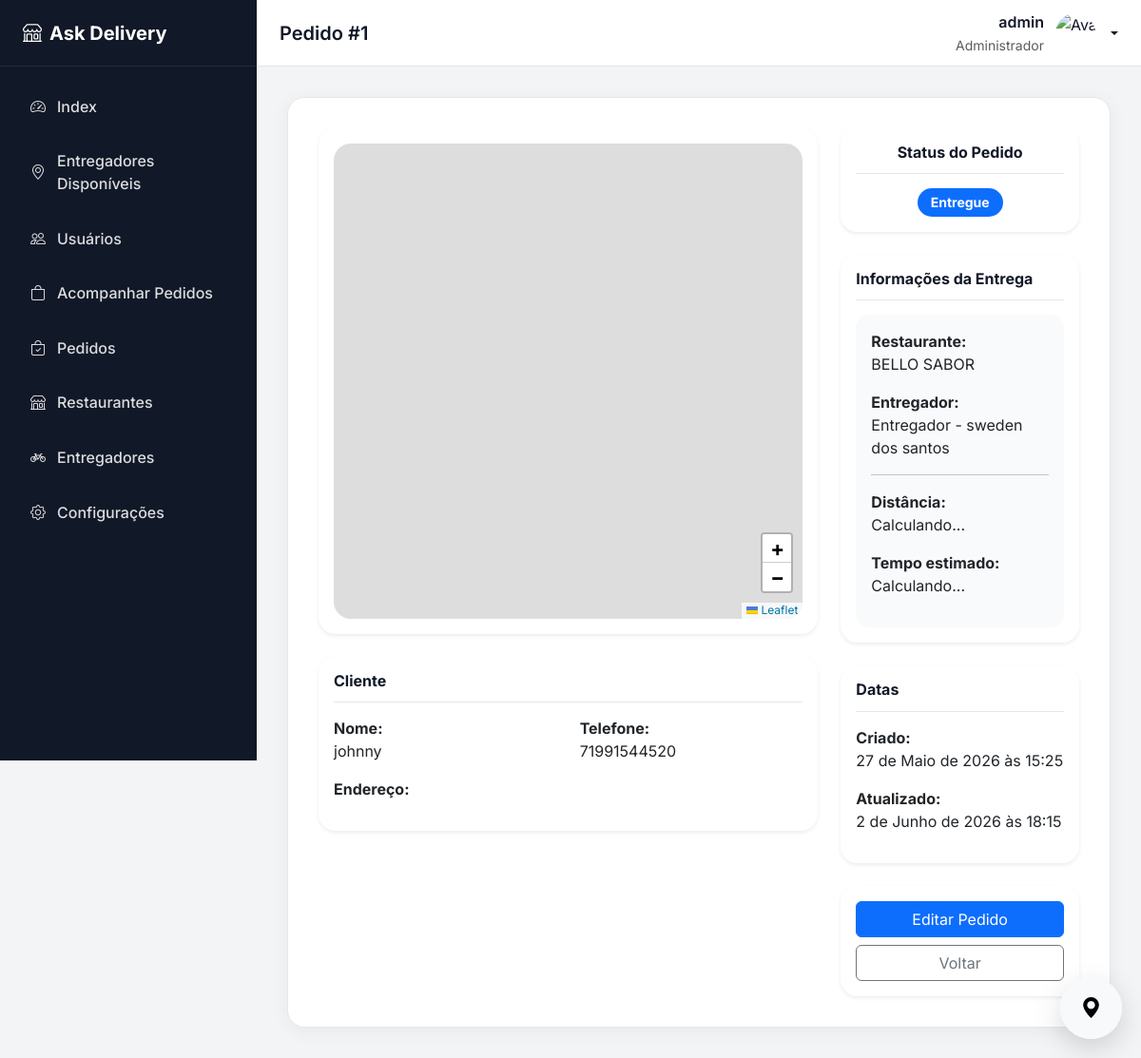
The page /orders/orders/detail/1/ (signed in) on the database its author committed.
### orders/models.py (models this page shows, shortened)
class Order(models.Model):
    class Status(models.TextChoices):
        CREATED = 'created', 'Criado'
        APPROVED = 'approved', 'Aprovado pelo restaurante'
        ACCEPTED = 'accepted', 'Aceito pelo entregador'
        PICKING = 'picking', 'Em coleta'
        IN_TRANSIT = 'in_transit', 'Em rota'
        DELIVERED = 'delivered', 'Entregue'
        CANCELED = 'canceled', 'Cancelado'
    customer_name = models.CharField(max_length=150)
    customer_phone = models.CharField(max_length=20, blank=True, null=True)
    latitude = models.DecimalField(max_digits=15, decimal_places=10)
    longitude = models.DecimalField(max_digits=15, decimal_places=10)
    status = models.CharField(
        max_length=20,
        choices=Status.choices,
        default=Status.CREATED
    )
    restaurante = models.ForeignKey(
        Restaurante,
        related_name='orders_restaurante',
        on_delete=models.CASCADE,
    )
    entregador = models.ForeignKey(
        Entregador,
        on_delete=models.SET_NULL,
        null=True,
        blank=True,
        related_name='orders'
    )
    cliente = models.ForeignKey(
        Cliente,
        on_delete=models.SET_NULL,
        null=True,
        blank=True,
    )
    cep = models.CharField(max_length=9, blank=True)
    rua = models.CharField(max_length=200)
    numero = models.CharField(max_length=20)
    complemento = models.CharField(max_length=200, blank=True)
    bairro = models.CharField(max_length=100)
    cidade = models.CharField(max_length=100)
    estado = models.CharField(max_length=2)
    created_at = models.DateTimeField(auto_now_add=True)
    updated_at = models.DateTimeField(auto_now=True)

### core/models.py (models this page shows)
class User(AbstractUser):
    telefone = models.CharField(max_length=20, blank=True)
    email = models.EmailField(unique=True)
    USERNAME_FIELD = 'email'
    REQUIRED_FIELDS = ['username']

class Restaurante(models.Model):
    usuario = models.OneToOneField(
        Usuario,
        on_delete=models.CASCADE,
        related_name='restaurante'
    )
    nome_fantasia = models.CharField(max_length=200)
    razao_social = models.CharField(max_length=200, blank=True)
    cnpj = models.CharField(max_length=18)
    descricao = models.TextField(blank=True)
    telefone_comercial = models.CharField(max_length=20)
    aberto = models.BooleanField(default=False)
    ativo = models.BooleanField(default=True)
    taxa_entrega = models.DecimalField(max_digits=10, decimal_places=2, default=0)
    tempo_preparo_min = models.IntegerField(default=30)
    latitude = models.DecimalField(max_digits=15, decimal_places=10, null=True, blank=True)
    longitude = models.DecimalField(max_digits=15, decimal_places=10, null=True, blank=True)
    aceita_retirada = models.BooleanField(default=True)
    def __str__(self):
        return self.nome_fantasia

class Entregador(models.Model):
    usuario = models.OneToOneField(
        Usuario,
        on_delete=models.CASCADE,
        related_name='entregador'
    )
    cpf = models.CharField(max_length=14)
    cnh = models.CharField(max_length=20, blank=True)
    data_nascimento = models.DateField(blank=True, null=True)
    sexo = models.CharField(max_length=20, choices=SEXO, blank=True, null=True)
    tipo_veiculo = models.CharField(max_length=20, choices=TIPO_VEICULO)
    placa = models.CharField(max_length=10, blank=True)
    status = models.CharField(
        max_length=20,
        choices=STATUS,
        default='OFFLINE'
    )
    latitude = models.DecimalField(max_digits=9, decimal_places=6, null=True, blank=True)
    longitude = models.DecimalField(max_digits=9, decimal_places=6, null=True, blank=True)
    ultima_localizacao = models.DateTimeField(null=True, blank=True)
    disponivel = models.BooleanField(default=False)
    aprovado = models.BooleanField(default=False)
    def __str__(self):
        return f'Entregador - {self.usuario}'

class Usuario(models.Model):
    user = models.OneToOneField(
        User,
        on_delete=models.CASCADE,
        related_name='perfil'
    )
    tipo = models.CharField(max_length=20, choices=TIPO)
    foto = models.ImageField(
        upload_to=user_directory_path,
        blank=True,
        null=True
    )
    telefone_verificado = models.BooleanField(default=False)
    email_verificado = models.BooleanField(default=False)
    ativo = models.BooleanField(default=True)
    criado_em = models.DateTimeField(auto_now_add=True)
    atualizado_em = models.DateTimeField(auto_now=True)
    class Meta:
        permissions = (
            ("cliente", "Permissão de cliente"),
            ("entregador", "Permissão de entregador"),
            ("restaurante", "Permissão de restaurante"),
        )
    def __str__(self):
        return self.user.get_full_name() or self.user.email

### orders/views.py (the view)
# urls.py: path('orders/detail/<int:pk>/', v.OrderDetailView.as_view(), name='order_detail'),
class OrderDetailView(CustomDetailView):
    permission_codename = [
        'core.restaurante',
        'core.entregador',
        'core.cliente',
    ]
    model = Order
    template_name = 'orders/order_detail.html'
    context_object_name = 'object'
    def get_context_data(self, **kwargs):
        context = super().get_context_data(**kwargs)
        return context

### orders/templates/orders/order_detail.html (shortened to what this page needs)
{% extends 'base.html' %}
{% load static %}
{% block page_title %}
Pedido #{{ object.id }}
{% endblock %}
{% block extra_css %}
<link rel="stylesheet"
      href="https://unpkg.com/leaflet/dist/leaflet.css" />
{% endblock %}
{% block content %}
<div class="row g-4">
    <div class="col-lg-8">
        <div class="card shadow-sm info-card mb-4">
            <div class="card-body">
                <div id="map"></div>
            </div>
        </div>
        <div class="card shadow-sm info-card mb-4">
            <div class="card-body">
                <h5 class="section-title">
                    Cliente
                </h5>
                <div class="row">
                    <div class="col-md-6">
                        <p>
                            <strong>Nome:</strong><br>
                            {{ object.customer_name }}
                        </p>
                    </div>
                    <div class="col-md-6">
                        <p>
                            <strong>Telefone:</strong><br>
                            {{ object.customer_phone }}
                        </p>
                    </div>
                    <div class="col-md-12">
                        <p>
                            <strong>Endereço:</strong><br>
                        </p>
                    </div>
                </div>
            </div>
        </div>
    </div>
    <div class="col-lg-4">
        <div class="card shadow-sm info-card mb-4">
            <div class="card-body text-center">
                <h5 class="section-title">
                    Status do Pedido
                </h5>
                <span class="badge bg-primary status-badge">
                    {{ object.get_status_display }}
                </span>
            </div>
        </div>
        <div class="card shadow-sm info-card mb-4">
            <div class="card-body">
                <h5 class="section-title">
                    Informações da Entrega
                </h5>
                <div class="route-info-box">
                    <p>
                        <strong>Restaurante:</strong><br>
                        {{ object.restaurante }}
                    </p>
                    <p>
                        <strong>Entregador:</strong><br>
                        {% if object.entregador %}
                            {{ object.entregador }}
                        {% else %}
                            Não atribuído
                        {% endif %}
                    </p>
                    <hr>
                    <p>
                        <strong>Distância:</strong><br>
                        <span id="distance">
                            Calculando...
                        </span>
                    </p>
                    <p>
                        <strong>Tempo estimado:</strong><br>
                        <span id="duration">
                            Calculando...
                        </span>
                    </p>
                </div>
            </div>
        </div>
        <div class="card shadow-sm info-card mb-4">
            <div class="card-body">
                <h5 class="section-title">
                    Datas
                </h5>
                <p>
                    <strong>Criado:</strong><br>
                    {{ object.created_at }}
                </p>
                <p>
                    <strong>Atualizado:</strong><br>
                    {{ object.updated_at }}
                </p>
            </div>
        </div>
        <div class="card shadow-sm info-card">
            <div class="card-body">
                <div class="d-grid gap-2">
                    <a href="{% url 'orders:order_update' object.pk %}"
                       class="btn btn-primary">
                        Editar Pedido
                    </a>
                    <a href="{% url 'orders:orders_list' %}"
                       class="btn btn-outline-secondary">
                        Voltar
                    </a>
                </div>
            </div>
        </div>
    </div>
</div>
{% endblock %}

### core/templates/base.html (shortened to what this page needs)
{% load static %}
<!DOCTYPE html>
<html lang="pt-br">
<head>
    <link href="https://cdn.jsdelivr.net/npm/bootstrap@5.3.3/dist/css/bootstrap.min.css" rel="stylesheet">
    <link rel="stylesheet" href="https://cdn.jsdelivr.net/npm/bootstrap-icons@1.11.3/font/bootstrap-icons.css">
    <link href="{% static 'css/admin.css' %}" rel="stylesheet">
    {% block extra_css %}
    {% endblock %}
</head>
<body>
    <aside class="sidebar" id="sidebar">
        <div class="sidebar-brand">
            <i class="bi bi-shop me-2"></i> Ask Delivery
        </div>
        <nav class="sidebar-nav nav flex-column">
            <a href="{% url 'core:index' %}"
               class="nav-link {% if request.resolver_match.url_name == 'index' %}active{% endif %}">
                <i class="bi bi-speedometer2"></i>
                Index
            </a>
            <a href="{% url 'tracking:tracking-dashboard' %}"
               class="nav-link {% if request.resolver_match.url_name == 'tracking-dashboard' %}active{% endif %}">
                <i class="bi bi-geo-alt"></i>
                Entregadores Disponíveis
            </a>
            <a href="{% url 'core:usuario_list' %}"
               class="nav-link {% if request.resolver_match.url_name == 'usuario_list' %}active{% endif %}">
                <i class="bi bi-people"></i>
                Usuários
            </a>
            <a href="{% url 'orders:orders_dashboard' %}"
               class="nav-link {% if request.resolver_match.url_name == 'orders_dashboard' %}active{% endif %}">
                <i class="bi bi-bag"></i>
                Acompanhar Pedidos
            </a>
            <a href="{% url 'orders:orders_list' %}"
               class="nav-link {% if request.resolver_match.url_name == 'orders_list' %}active{% endif %}">
                <i class="bi bi-bag-check"></i>
                Pedidos
            </a>
            <a href="#" class="nav-link">
                <i class="bi bi-shop"></i>
                Restaurantes
            </a>
            <a href="#" class="nav-link">
                <i class="bi bi-bicycle"></i>
                Entregadores
            </a>
            <a href="#" class="nav-link">
                <i class="bi bi-gear"></i>
                Configurações
            </a>
        </nav>
    </aside>
    <div class="main-wrapper">
        <header class="topbar">
            <div class="d-flex align-items-center gap-3">
                <h5 class="mb-0 fw-semibold">
                    {% block page_title %}Dashboard{% endblock %}
                </h5>
            </div>
            <div class="dropdown">
                <div class="user-box dropdown-toggle"
                     data-bs-toggle="dropdown"
                     aria-expanded="false"
                     style="cursor: pointer;">
                    <div class="text-end d-none d-sm-block">
                        <div class="fw-semibold">
                            {{ request.user.get_full_name|default:request.user.username }}
                        </div>
                         {% if request.user.is_superuser %}
                        <small class="text-muted">
                            Administrador
                        </small>
                        {%endif%}
                    </div>
                    {% if request.user.perfil and request.user.perfil.foto %}
                        <img src="{{ request.user.perfil.foto.url }}"
                            alt="Avatar"
                            class="user-avatar">
                    {% else %}
                        <img src="{% static 'imagens/user.png' %}"
                            alt="Avatar"
                            class="user-avatar">
                    {% endif %}
                </div>
            </div>
        </header>
        <main class="content-wrapper">
            <div class="page-card">
                {% block content %}
                {% endblock %}
            </div>
        </main>
    </div>
    <div id="tracking-widget" class="tracking-widget minimized">
    <div class="tracking-header">
        <button id="trackingMinimize"
                class="tracking-toggle">
            <i class="bi bi-geo-alt-fill"></i>
        </button>
    </div>
</div>
</body>
</html>

### rows shown on the page
Order: id "1", customer_name "johnny", customer_phone "71991544520", status "Entregue", restaurante "BELLO SABOR", entregador "Entregador - sweden dos santos", created_at "27 de Maio de 2026 às 15:25", updated_at "2 de Junho de 2026 às 18:15"
User: user.get_full_name "admin"
